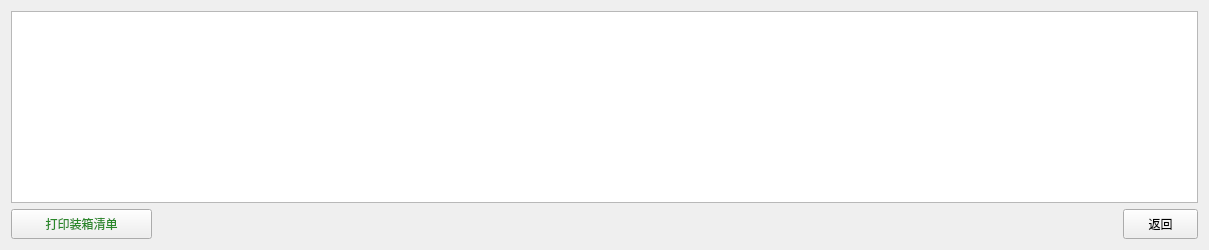
     <widget class="QWidget" name="tab_4">
      <attribute name="title">
       <string>装箱信息</string>
      </attribute>
      <layout class="QGridLayout" name="gridLayout_5">
       <item row="0" column="0" colspan="4">
        <widget class="QTableWidget" name="tableWidget_PackedInfo"/>
       </item>
       <item row="1" column="0" colspan="2">
        <widget class="QPushButton" name="pushButton_16">
         <property name="minimumSize">
          <size>
           <width>141</width>
           <height>30</height>
          </size>
         </property>
         <property name="maximumSize">
          <size>
           <width>141</width>
           <height>30</height>
          </size>
         </property>
         <property name="styleSheet">
          <string notr="true">font: 75 15pt &quot;微软雅黑&quot;;
color: rgb(41, 136, 41);</string>
         </property>
         <property name="text">
          <string>打印装箱清单</string>
         </property>
        </widget>
       </item>
       <item row="1" column="2">
        <spacer name="horizontalSpacer_12">
         <property name="orientation">
          <enum>Qt::Horizontal</enum>
         </property>
         <property name="sizeHint" stdset="0">
          <size>
           <width>959</width>
           <height>20</height>
          </size>
         </property>
        </spacer>
       </item>
       <item row="1" column="3">
        <widget class="QPushButton" name="pushButton_25">
         <property name="minimumSize">
          <size>
           <width>75</width>
           <height>30</height>
          </size>
         </property>
         <property name="maximumSize">
          <size>
           <width>75</width>
           <height>30</height>
          </size>
         </property>
         <property name="styleSheet">
          <string notr="true">font: 75 15pt &quot;微软雅黑&quot;;</string>
         </property>
         <property name="text">
          <string>返回</string>
         </property>
        </widget>
       </item>
      </layout>
     </widget>
